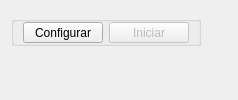
      <widget class="QWidget" name="Station_4">
       <attribute name="title">
        <string>Estacion 4</string>
       </attribute>
       <layout class="QGridLayout" name="gridLayout_4">
        <item row="1" column="0" colspan="2">
         <widget class="PressureTempGraph" name="GraphE_4" native="true">
          <property name="enabled">
           <bool>false</bool>
          </property>
         </widget>
        </item>
        <item row="0" column="0">
         <widget class="QGroupBox" name="gbBtns_4">
          <property name="enabled">
           <bool>true</bool>
          </property>
          <property name="maximumSize">
           <size>
            <width>16777215</width>
            <height>30</height>
           </size>
          </property>
          <property name="title">
           <string/>
          </property>
          <layout class="QGridLayout" name="gridLayout_11">
           <property name="topMargin">
            <number>0</number>
           </property>
           <property name="bottomMargin">
            <number>0</number>
           </property>
           <item row="0" column="0">
            <widget class="QPushButton" name="btnEstConfig_4">
             <property name="enabled">
              <bool>true</bool>
             </property>
             <property name="maximumSize">
              <size>
               <width>100</width>
               <height>16777215</height>
              </size>
             </property>
             <property name="text">
              <string>Configurar</string>
             </property>
            </widget>
           </item>
           <item row="0" column="1">
            <widget class="QPushButton" name="btnEstRun_4">
             <property name="enabled">
              <bool>false</bool>
             </property>
             <property name="maximumSize">
              <size>
               <width>100</width>
               <height>16777215</height>
              </size>
             </property>
             <property name="text">
              <string>Iniciar</string>
             </property>
            </widget>
           </item>
          </layout>
         </widget>
        </item>
        <item row="0" column="1">
         <spacer name="horizontalSpacer_6">
          <property name="orientation">
           <enum>Qt::Horizontal</enum>
          </property>
          <property name="sizeHint" stdset="0">
           <size>
            <width>20</width>
            <height>40</height>
           </size>
          </property>
         </spacer>
        </item>
       </layout>
      </widget>
